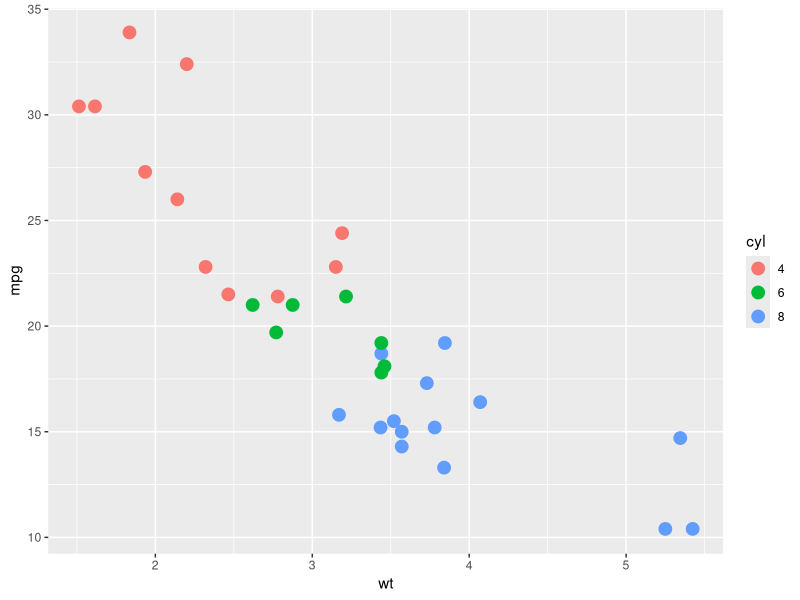
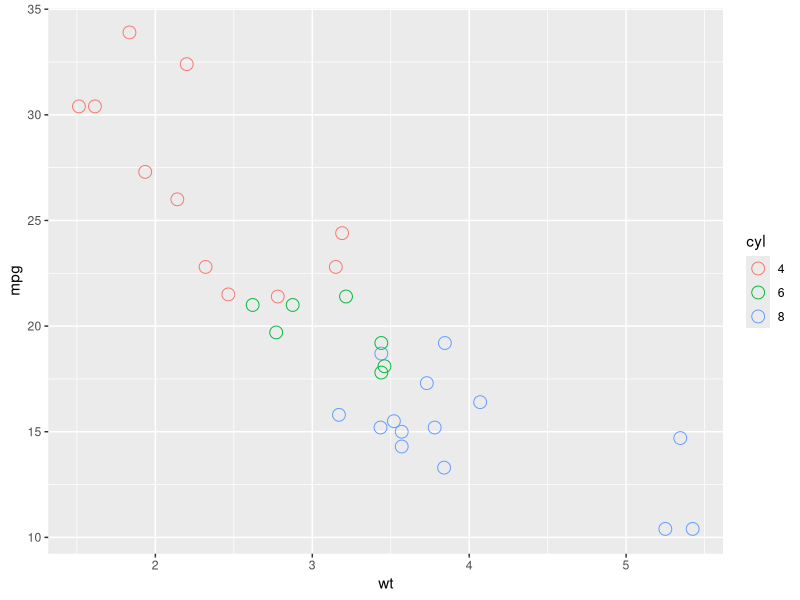
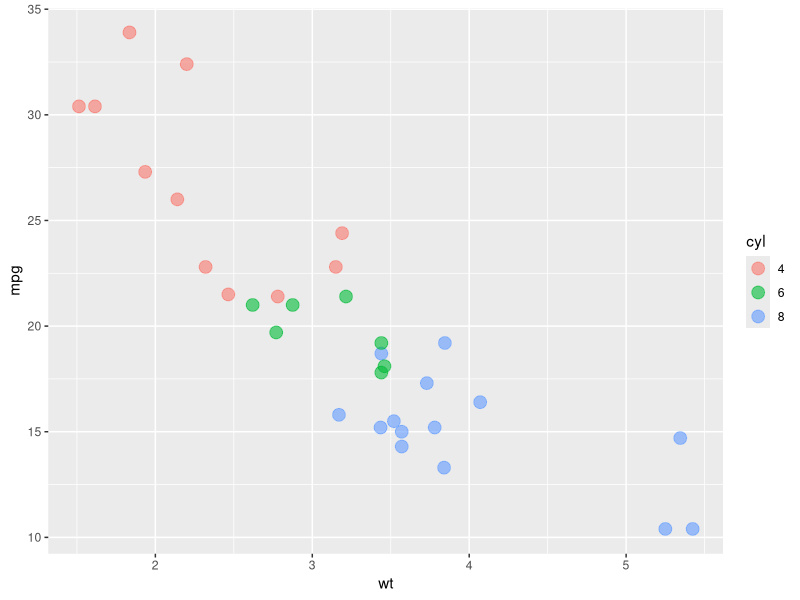
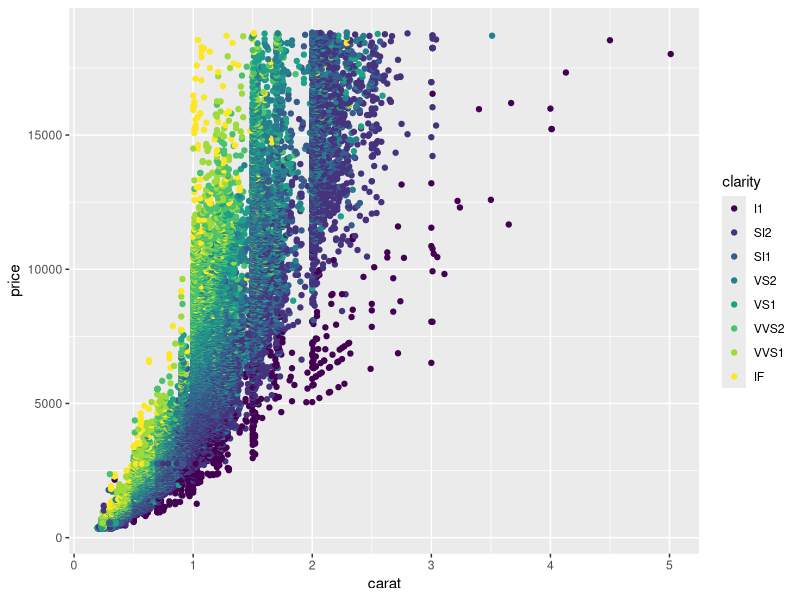
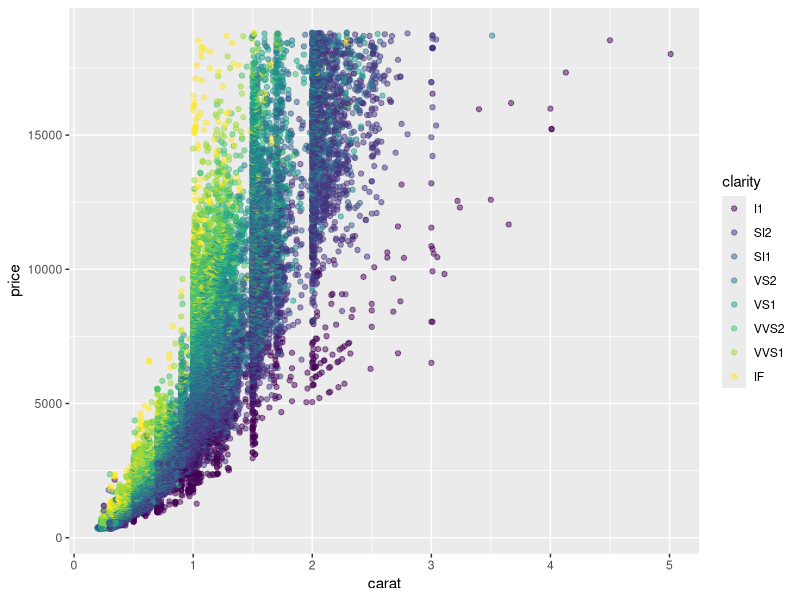
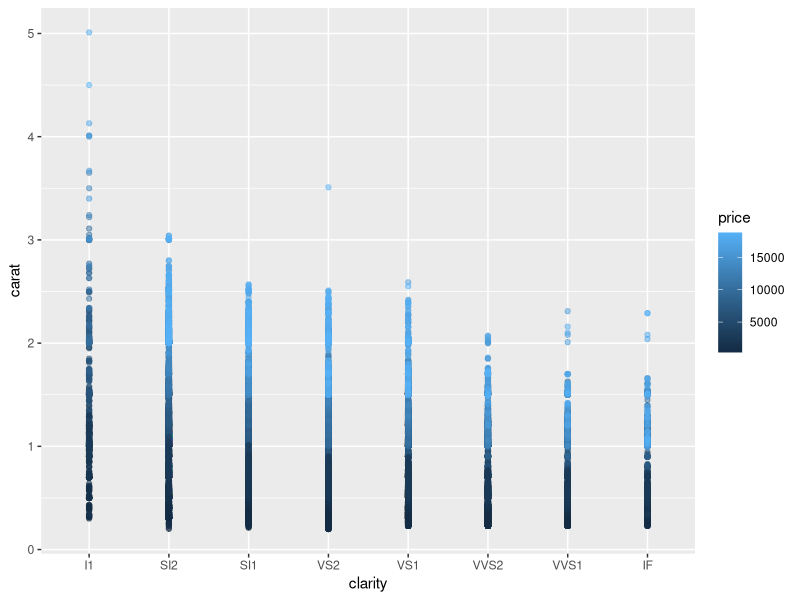
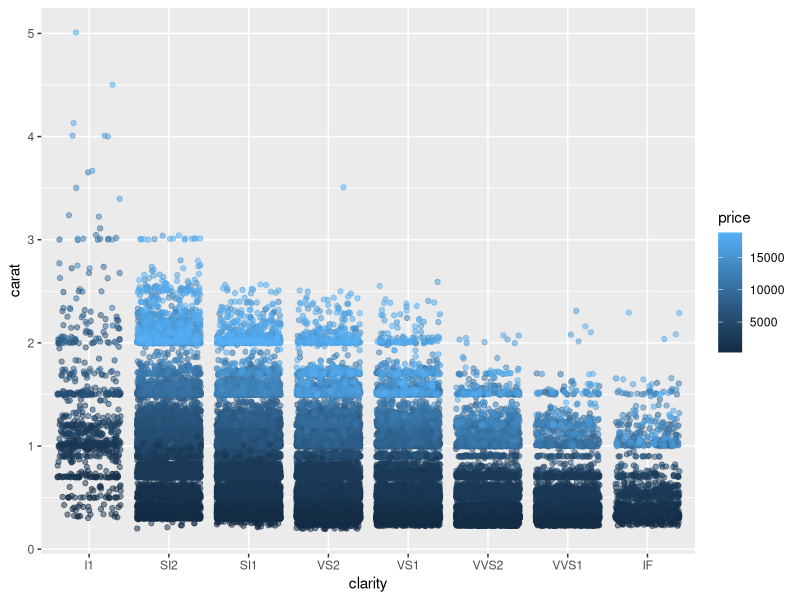

These figures' R source, in order:
# Load the ggplot2 package
library(ggplot2)

# Change cyl inside mtcars to a factor
mtcars$cyl <- as.factor(mtcars$cyl)

# Basic scatter plot: wt on x-axis and mpg on y-axis; map cyl to col
ggplot(mtcars, aes(x = wt, y = mpg, col = cyl)) + 
  geom_point(size = 4)

# Hollow circles - an improvement
ggplot(mtcars, aes(x = wt, y = mpg, col = cyl)) + 
  geom_point(size = 4, shape = 1)

# Add transparency - very nice
ggplot(mtcars, aes(x = wt, y = mpg, col = cyl)) + 
  geom_point(size = 4, alpha = 0.6)

# Scatter plot: carat (x), price (y), clarity (color)
ggplot(diamonds, aes(x = carat, y = price, col = clarity)) + 
  geom_point()

# Adjust for overplotting
ggplot(diamonds, aes(x = carat, y = price, col = clarity)) + 
  geom_point(alpha = 0.5)

# Scatter plot: clarity (x), carat (y), price (color)
ggplot(diamonds, aes(x = clarity, y = carat, col = price)) + 
  geom_point(alpha = 0.5)

# Dot plot with jittering
ggplot(diamonds, aes(x = clarity, y = carat, col = price)) + 
  geom_point(position = "jitter", alpha = 0.5)
